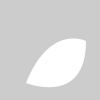
Frame 1 (no input)
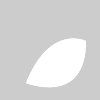
Frame 2 (the mouse pressed at the canvas centre, redrawn once)

The Processing sketch that drew these frames (run headless with seeded random() and noise(); the mouse was pressed at the canvas centre and the sketch redrawn once):

// Processing sketch: processing
// ── processing.pde
void setup(){
	size(100,100);
	smooth();
	noStroke();
	noLoop();
}

void draw(){
	leaf(26,83,60,1);
}

void leaf(int x,int y,int size,int dir){
	pushMatrix();
	translate(x,y);
	scale(size);
	beginShape();
	vertex(1.0*dir,-0.7);
	bezierVertex(1.0*dir, -0.7, 0.4*dir, -1.0, 0.0, 0.0);
	bezierVertex(0.0,0.0,1.0*dir,0.4,1.0*dir,-0.7);
	endShape();
	popMatrix();
}
